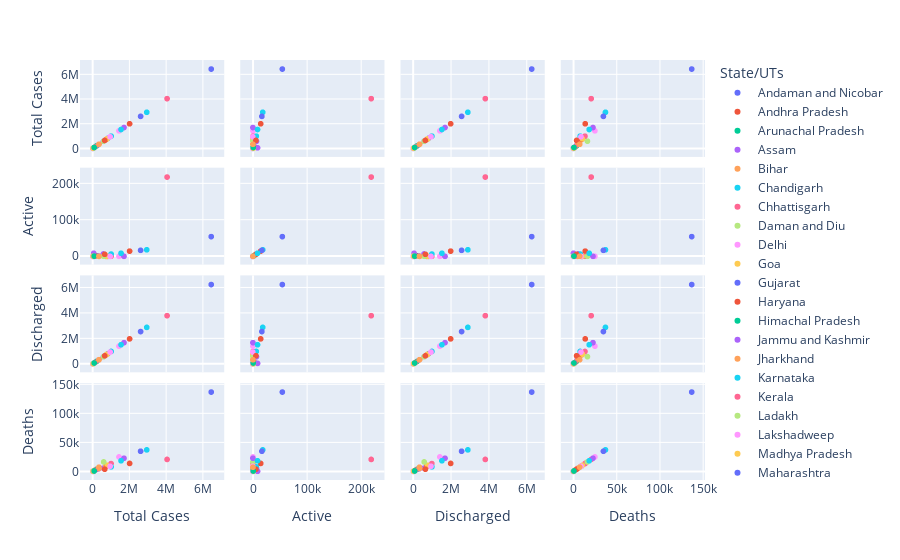

Notebook code for this chart:
### Code cell
fig = px.scatter_matrix(da, dimensions=["Total Cases", "Active", "Discharged", "Deaths"], color=da['State/UTs'])
fig.show()

### Figure 1 — Plotly figure (JSON) as saved in the notebook; plotly's stock layout.template omitted (floating-point values rounded to 4 significant figures)
{"data": [{"dimensions": [{"axis": {"matches": true}, "label": "Total Cases", "values": [7566]}, {"axis": {"matches": true}, "label": "Active", "values": [6]}, {"axis": {"matches": true}, "label": "Discharged", "values": [7431]}, {"axis": {"matches": true}, "label": "Deaths", "values": [129]}], "hovertemplate": "State/UTs=Andaman and Nicobar<br>%{xaxis.title.text}=%{x}<br>%{yaxis.title.text}=%{y}<extra></extra>", "legendgroup": "Andaman and Nicobar", "marker": {"color": "#636efa", "symbol": "circle"}, "name": "Andaman and Nicobar", "showlegend": true, "type": "splom"}, {"dimensions": [{"axis": {"matches": true}, "label": "Total Cases", "values": [2014116]}, {"axis": {"matches": true}, "label": "Active", "values": [14693]}, {"axis": {"matches": true}, "label": "Discharged", "values": [1985566]}, {"axis": {"matches": true}, "label": "Deaths", "values": [13857]}], "hovertemplate": "State/UTs=Andhra Pradesh<br>%{xaxis.title.text}=%{x}<br>%{yaxis.title.text}=%{y}<extra></extra>", "legendgroup": "Andhra Pradesh", "marker": {"color": "#EF553B", "symbol": "circle"}, "name": "Andhra Pradesh", "showlegend": true, "type": "splom"}, {"dimensions": [{"axis": {"matches": true}, "label": "Total Cases", "values": [53031]}, {"axis": {"matches": true}, "label": "Active", "values": [863]}, {"axis": {"matches": true}, "label": "Discharged", "values": [51908]}, {"axis": {"matches": true}, "label": "Deaths", "values": [260]}], "hovertemplate": "State/UTs=Arunachal Pradesh<br>%{xaxis.title.text}=%{x}<br>%{yaxis.title.text}=%{y}<extra></extra>", "legendgroup": "Arunachal Pradesh", "marker": {"color": "#00cc96", "symbol": "circle"}, "name": "Arunachal Pradesh", "showlegend": true, "type": "splom"}, {"dimensions": [{"axis": {"matches": true}, "label": "Total Cases", "values": [589426]}, {"axis": {"matches": true}, "label": "Active", "values": [6901]}, {"axis": {"matches": true}, "label": "Discharged", "values": [576865]}, {"axis": {"matches": true}, "label": "Deaths", "values": [5660]}], "hovertemplate": "State/UTs=Assam<br>%{xaxis.title.text}=%{x}<br>%{yaxis.title.text}=%{y}<extra></extra>", "legendgroup": "Assam", "marker": {"color": "#ab63fa", "symbol": "circle"}, "name": "Assam", "showlegend": true, "type": "splom"}, {"dimensions": [{"axis": {"matches": true}, "label": "Total Cases", "values": [725708]}, {"axis": {"matches": true}, "label": "Active", "values": [100]}, {"axis": {"matches": true}, "label": "Discharged", "values": [715955]}, {"axis": {"matches": true}, "label": "Deaths", "values": [9653]}], "hovertemplate": "State/UTs=Bihar<br>%{xaxis.title.text}=%{x}<br>%{yaxis.title.text}=%{y}<extra></extra>", "legendgroup": "Bihar", "marker": {"color": "#FFA15A", "symbol": "circle"}, "name": "Bihar", "showlegend": true, "type": "splom"}, {"dimensions": [{"axis": {"matches": true}, "label": "Total Cases", "values": [65105]}, {"axis": {"matches": true}, "label": "Active", "values": [40]}, {"axis": {"matches": true}, "label": "Discharged", "values": [64252]}, {"axis": {"matches": true}, "label": "Deaths", "values": [813]}], "hovertemplate": "State/UTs=Chandigarh<br>%{xaxis.title.text}=%{x}<br>%{yaxis.title.text}=%{y}<extra></extra>", "legendgroup": "Chandigarh", "marker": {"color": "#19d3f3", "symbol": "circle"}, "name": "Chandigarh", "showlegend": true, "type": "splom"}, {"dimensions": [{"axis": {"matches": true}, "label": "Total Cases", "values": [1004451]}, {"axis": {"matches": true}, "label": "Active", "values": [412]}, {"axis": {"matches": true}, "label": "Discharged", "values": [990484]}, {"axis": {"matches": true}, "label": "Deaths", "values": [13555]}], "hovertemplate": "State/UTs=Chhattisgarh<br>%{xaxis.title.text}=%{x}<br>%{yaxis.title.text}=%{y}<extra></extra>", "legendgroup": "Chhattisgarh", "marker": {"color": "#FF6692", "symbol": "circle"}, "name": "Chhattisgarh", "showlegend": true, "type": "splom"}, {"dimensions": [{"axis": {"matches": true}, "label": "Total Cases", "values": [10663]}, {"axis": {"matches": true}, "label": "Active", "values": [4]}, {"axis": {"matches": true}, "label": "Discharged", "values": [10655]}, {"axis": {"matches": true}, "label": "Deaths", "values": [4]}], "hovertemplate": "State/UTs=Daman and Diu<br>%{xaxis.title.text}=%{x}<br>%{yaxis.title.text}=%{y}<extra></extra>", "legendgroup": "Daman and Diu", "marker": {"color": "#B6E880", "symbol": "circle"}, "name": "Daman and Diu", "showlegend": true, "type": "splom"}, {"dimensions": [{"axis": {"matches": true}, "label": "Total Cases", "values": [1437764]}, {"axis": {"matches": true}, "label": "Active", "values": [349]}, {"axis": {"matches": true}, "label": "Discharged", "values": [1412333]}, {"axis": {"matches": true}, "label": "Deaths", "values": [25082]}], "hovertemplate": "State/UTs=Delhi<br>%{xaxis.title.text}=%{x}<br>%{yaxis.title.text}=%{y}<extra></extra>", "legendgroup": "Delhi", "marker": {"color": "#FF97FF", "symbol": "circle"}, "name": "Delhi", "showlegend": true, "type": "splom"}, {"dimensions": [{"axis": {"matches": true}, "label": "Total Cases", "values": [173955]}, {"axis": {"matches": true}, "label": "Active", "values": [877]}, {"axis": {"matches": true}, "label": "Discharged", "values": [169877]}, {"axis": {"matches": true}, "label": "Deaths", "values": [3201]}], "hovertemplate": "State/UTs=Goa<br>%{xaxis.title.text}=%{x}<br>%{yaxis.title.text}=%{y}<extra></extra>", "legendgroup": "Goa", "marker": {"color": "#FECB52", "symbol": "circle"}, "name": "Goa", "showlegend": true, "type": "splom"}, {"dimensions": [{"axis": {"matches": true}, "label": "Total Cases", "values": [825422]}, {"axis": {"matches": true}, "label": "Active", "values": [150]}, {"axis": {"matches": true}, "label": "Discharged", "values": [815191]}, {"axis": {"matches": true}, "label": "Deaths", "values": [10081]}], "hovertemplate": "State/UTs=Gujarat<br>%{xaxis.title.text}=%{x}<br>%{yaxis.title.text}=%{y}<extra></extra>", "legendgroup": "Gujarat", "marker": {"color": "#636efa", "symbol": "circle"}, "name": "Gujarat", "showlegend": true, "type": "splom"}, {"dimensions": [{"axis": {"matches": true}, "label": "Total Cases", "values": [770486]}, {"axis": {"matches": true}, "label": "Active", "values": [634]}, {"axis": {"matches": true}, "label": "Discharged", "values": [760175]}, {"axis": {"matches": true}, "label": "Deaths", "values": [9677]}], "hovertemplate": "State/UTs=Haryana<br>%{xaxis.title.text}=%{x}<br>%{yaxis.title.text}=%{y}<extra></extra>", "legendgroup": "Haryana", "marker": {"color": "#EF553B", "symbol": "circle"}, "name": "Haryana", "showlegend": true, "type": "splom"}, {"dimensions": [{"axis": {"matches": true}, "label": "Total Cases", "values": [213548]}, {"axis": {"matches": true}, "label": "Active", "values": [1642]}, {"axis": {"matches": true}, "label": "Discharged", "values": [208308]}, {"axis": {"matches": true}, "label": "Deaths", "values": [3598]}], "hovertemplate": "State/UTs=Himachal Pradesh<br>%{xaxis.title.text}=%{x}<br>%{yaxis.title.text}=%{y}<extra></extra>", "legendgroup": "Himachal Pradesh", "marker": {"color": "#00cc96", "symbol": "circle"}, "name": "Himachal Pradesh", "showlegend": true, "type": "splom"}, {"dimensions": [{"axis": {"matches": true}, "label": "Total Cases", "values": [325419]}, {"axis": {"matches": true}, "label": "Active", "values": [1330]}, {"axis": {"matches": true}, "label": "Discharged", "values": [319681]}, {"axis": {"matches": true}, "label": "Deaths", "values": [4408]}], "hovertemplate": "State/UTs=Jammu and Kashmir<br>%{xaxis.title.text}=%{x}<br>%{yaxis.title.text}=%{y}<extra></extra>", "legendgroup": "Jammu and Kashmir", "marker": {"color": "#ab63fa", "symbol": "circle"}, "name": "Jammu and Kashmir", "showlegend": true, "type": "splom"}, {"dimensions": [{"axis": {"matches": true}, "label": "Total Cases", "values": [347867]}, {"axis": {"matches": true}, "label": "Active", "values": [130]}, {"axis": {"matches": true}, "label": "Discharged", "values": [342605]}, {"axis": {"matches": true}, "label": "Deaths", "values": [5132]}], "hovertemplate": "State/UTs=Jharkhand<br>%{xaxis.title.text}=%{x}<br>%{yaxis.title.text}=%{y}<extra></extra>", "legendgroup": "Jharkhand", "marker": {"color": "#FFA15A", "symbol": "circle"}, "name": "Jharkhand", "showlegend": true, "type": "splom"}, {"dimensions": [{"axis": {"matches": true}, "label": "Total Cases", "values": [2949445]}, {"axis": {"matches": true}, "label": "Active", "values": [18412]}, {"axis": {"matches": true}, "label": "Discharged", "values": [2893715]}, {"axis": {"matches": true}, "label": "Deaths", "values": [37318]}], "hovertemplate": "State/UTs=Karnataka<br>%{xaxis.title.text}=%{x}<br>%{yaxis.title.text}=%{y}<extra></extra>", "legendgroup": "Karnataka", "marker": {"color": "#19d3f3", "symbol": "circle"}, "name": "Karnataka", "showlegend": true, "type": "splom"}, {"dimensions": [{"axis": {"matches": true}, "label": "Total Cases", "values": [4057233]}, {"axis": {"matches": true}, "label": "Active", "values": [219441]}, {"axis": {"matches": true}, "label": "Discharged", "values": [3817004]}, {"axis": {"matches": true}, "label": "Deaths", "values": [20788]}], "hovertemplate": "State/UTs=Kerala<br>%{xaxis.title.text}=%{x}<br>%{yaxis.title.text}=%{y}<extra></extra>", "legendgroup": "Kerala", "marker": {"color": "#FF6692", "symbol": "circle"}, "name": "Kerala", "showlegend": true, "type": "splom"}, {"dimensions": [{"axis": {"matches": true}, "label": "Total Cases", "values": [20560]}, {"axis": {"matches": true}, "label": "Active", "values": [69]}, {"axis": {"matches": true}, "label": "Discharged", "values": [20284]}, {"axis": {"matches": true}, "label": "Deaths", "values": [207]}], "hovertemplate": "State/UTs=Ladakh<br>%{xaxis.title.text}=%{x}<br>%{yaxis.title.text}=%{y}<extra></extra>", "legendgroup": "Ladakh", "marker": {"color": "#B6E880", "symbol": "circle"}, "name": "Ladakh", "showlegend": true, "type": "splom"}, {"dimensions": [{"axis": {"matches": true}, "label": "Total Cases", "values": [10347]}, {"axis": {"matches": true}, "label": "Active", "values": [31]}, {"axis": {"matches": true}, "label": "Discharged", "values": [10265]}, {"axis": {"matches": true}, "label": "Deaths", "values": [51]}], "hovertemplate": "State/UTs=Lakshadweep<br>%{xaxis.title.text}=%{x}<br>%{yaxis.title.text}=%{y}<extra></extra>", "legendgroup": "Lakshadweep", "marker": {"color": "#FF97FF", "symbol": "circle"}, "name": "Lakshadweep", "showlegend": true, "type": "splom"}, {"dimensions": [{"axis": {"matches": true}, "label": "Total Cases", "values": [792175]}, {"axis": {"matches": true}, "label": "Active", "values": [79]}, {"axis": {"matches": true}, "label": "Discharged", "values": [781580]}, {"axis": {"matches": true}, "label": "Deaths", "values": [10516]}], "hovertemplate": "State/UTs=Madhya Pradesh<br>%{xaxis.title.text}=%{x}<br>%{yaxis.title.text}=%{y}<extra></extra>", "legendgroup": "Madhya Pradesh", "marker": {"color": "#FECB52", "symbol": "circle"}, "name": "Madhya Pradesh", "showlegend": true, "type": "splom"}, {"dimensions": [{"axis": {"matches": true}, "label": "Total Cases", "values": [6464876]}, {"axis": {"matches": true}, "label": "Active", "values": [54763]}, {"axis": {"matches": true}, "label": "Discharged", "values": [6272800]}, {"axis": {"matches": true}, "label": "Deaths", "values": [137313]}], "hovertemplate": "State/UTs=Maharashtra<br>%{xaxis.title.text}=%{x}<br>%{yaxis.title.text}=%{y}<extra></extra>", "legendgroup": "Maharashtra", "marker": {"color": "#636efa", "symbol": "circle"}, "name": "Maharashtra", "showlegend": true, "type": "splom"}, {"dimensions": [{"axis": {"matches": true}, "label": "Total Cases", "values": [113933]}, {"axis": {"matches": true}, "label": "Active", "values": [3397]}, {"axis": {"matches": true}, "label": "Discharged", "values": [108754]}, {"axis": {"matches": true}, "label": "Deaths", "values": [1782]}], "hovertemplate": "State/UTs=Manipur<br>%{xaxis.title.text}=%{x}<br>%{yaxis.title.text}=%{y}<extra></extra>", "legendgroup": "Manipur", "marker": {"color": "#EF553B", "symbol": "circle"}, "name": "Manipur", "showlegend": true, "type": "splom"}, {"dimensions": [{"axis": {"matches": true}, "label": "Total Cases", "values": [75836]}, {"axis": {"matches": true}, "label": "Active", "values": [2326]}, {"axis": {"matches": true}, "label": "Discharged", "values": [72199]}, {"axis": {"matches": true}, "label": "Deaths", "values": [1311]}], "hovertemplate": "State/UTs=Meghalaya<br>%{xaxis.title.text}=%{x}<br>%{yaxis.title.text}=%{y}<extra></extra>", "legendgroup": "Meghalaya", "marker": {"color": "#00cc96", "symbol": "circle"}, "name": "Meghalaya", "showlegend": true, "type": "splom"}, {"dimensions": [{"axis": {"matches": true}, "label": "Total Cases", "values": [59119]}, {"axis": {"matches": true}, "label": "Active", "values": [8885]}, {"axis": {"matches": true}, "label": "Discharged", "values": [50017]}, {"axis": {"matches": true}, "label": "Deaths", "values": [217]}], "hovertemplate": "State/UTs=Mizoram<br>%{xaxis.title.text}=%{x}<br>%{yaxis.title.text}=%{y}<extra></extra>", "legendgroup": "Mizoram", "marker": {"color": "#ab63fa", "symbol": "circle"}, "name": "Mizoram", "showlegend": true, "type": "splom"}, {"dimensions": [{"axis": {"matches": true}, "label": "Total Cases", "values": [30083]}, {"axis": {"matches": true}, "label": "Active", "values": [815]}, {"axis": {"matches": true}, "label": "Discharged", "values": [28648]}, {"axis": {"matches": true}, "label": "Deaths", "values": [620]}], "hovertemplate": "State/UTs=Nagaland<br>%{xaxis.title.text}=%{x}<br>%{yaxis.title.text}=%{y}<extra></extra>", "legendgroup": "Nagaland", "marker": {"color": "#FFA15A", "symbol": "circle"}, "name": "Nagaland", "showlegend": true, "type": "splom"}, {"dimensions": [{"axis": {"matches": true}, "label": "Total Cases", "values": [1007750]}, {"axis": {"matches": true}, "label": "Active", "values": [6546]}, {"axis": {"matches": true}, "label": "Discharged", "values": [993235]}, {"axis": {"matches": true}, "label": "Deaths", "values": [7969]}], "hovertemplate": "State/UTs=Odisha<br>%{xaxis.title.text}=%{x}<br>%{yaxis.title.text}=%{y}<extra></extra>", "legendgroup": "Odisha", "marker": {"color": "#19d3f3", "symbol": "circle"}, "name": "Odisha", "showlegend": true, "type": "splom"}, {"dimensions": [{"axis": {"matches": true}, "label": "Total Cases", "values": [123572]}, {"axis": {"matches": true}, "label": "Active", "values": [715]}, {"axis": {"matches": true}, "label": "Discharged", "values": [121045]}, {"axis": {"matches": true}, "label": "Deaths", "values": [1812]}], "hovertemplate": "State/UTs=Puducherry<br>%{xaxis.title.text}=%{x}<br>%{yaxis.title.text}=%{y}<extra></extra>", "legendgroup": "Puducherry", "marker": {"color": "#FF6692", "symbol": "circle"}, "name": "Puducherry", "showlegend": true, "type": "splom"}, {"dimensions": [{"axis": {"matches": true}, "label": "Total Cases", "values": [600614]}, {"axis": {"matches": true}, "label": "Active", "values": [324]}, {"axis": {"matches": true}, "label": "Discharged", "values": [583859]}, {"axis": {"matches": true}, "label": "Deaths", "values": [16431]}], "hovertemplate": "State/UTs=Punjab<br>%{xaxis.title.text}=%{x}<br>%{yaxis.title.text}=%{y}<extra></extra>", "legendgroup": "Punjab", "marker": {"color": "#B6E880", "symbol": "circle"}, "name": "Punjab", "showlegend": true, "type": "splom"}, {"dimensions": [{"axis": {"matches": true}, "label": "Total Cases", "values": [954095]}, {"axis": {"matches": true}, "label": "Active", "values": [97]}, {"axis": {"matches": true}, "label": "Discharged", "values": [945044]}, {"axis": {"matches": true}, "label": "Deaths", "values": [8954]}], "hovertemplate": "State/UTs=Rajasthan<br>%{xaxis.title.text}=%{x}<br>%{yaxis.title.text}=%{y}<extra></extra>", "legendgroup": "Rajasthan", "marker": {"color": "#FF97FF", "symbol": "circle"}, "name": "Rajasthan", "showlegend": true, "type": "splom"}, {"dimensions": [{"axis": {"matches": true}, "label": "Total Cases", "values": [29878]}, {"axis": {"matches": true}, "label": "Active", "values": [1094]}, {"axis": {"matches": true}, "label": "Discharged", "values": [28414]}, {"axis": {"matches": true}, "label": "Deaths", "values": [370]}], "hovertemplate": "State/UTs=Sikkim<br>%{xaxis.title.text}=%{x}<br>%{yaxis.title.text}=%{y}<extra></extra>", "legendgroup": "Sikkim", "marker": {"color": "#FECB52", "symbol": "circle"}, "name": "Sikkim", "showlegend": true, "type": "splom"}, {"dimensions": [{"axis": {"matches": true}, "label": "Total Cases", "values": [2614872]}, {"axis": {"matches": true}, "label": "Active", "values": [16850]}, {"axis": {"matches": true}, "label": "Discharged", "values": [2563101]}, {"axis": {"matches": true}, "label": "Deaths", "values": [34921]}], "hovertemplate": "State/UTs=Tamil Nadu<br>%{xaxis.title.text}=%{x}<br>%{yaxis.title.text}=%{y}<extra></extra>", "legendgroup": "Tamil Nadu", "marker": {"color": "#636efa", "symbol": "circle"}, "name": "Tamil Nadu", "showlegend": true, "type": "splom"}, {"dimensions": [{"axis": {"matches": true}, "label": "Total Cases", "values": [658054]}, {"axis": {"matches": true}, "label": "Active", "values": [5864]}, {"axis": {"matches": true}, "label": "Discharged", "values": [648317]}, {"axis": {"matches": true}, "label": "Deaths", "values": [3873]}], "hovertemplate": "State/UTs=Telengana<br>%{xaxis.title.text}=%{x}<br>%{yaxis.title.text}=%{y}<extra></extra>", "legendgroup": "Telengana", "marker": {"color": "#EF553B", "symbol": "circle"}, "name": "Telengana", "showlegend": true, "type": "splom"}, {"dimensions": [{"axis": {"matches": true}, "label": "Total Cases", "values": [82961]}, {"axis": {"matches": true}, "label": "Active", "values": [917]}, {"axis": {"matches": true}, "label": "Discharged", "values": [81244]}, {"axis": {"matches": true}, "label": "Deaths", "values": [800]}], "hovertemplate": "State/UTs=Tripura<br>%{xaxis.title.text}=%{x}<br>%{yaxis.title.text}=%{y}<extra></extra>", "legendgroup": "Tripura", "marker": {"color": "#00cc96", "symbol": "circle"}, "name": "Tripura", "showlegend": true, "type": "splom"}, {"dimensions": [{"axis": {"matches": true}, "label": "Total Cases", "values": [1709335]}, {"axis": {"matches": true}, "label": "Active", "values": [256]}, {"axis": {"matches": true}, "label": "Discharged", "values": [1686256]}, {"axis": {"matches": true}, "label": "Deaths", "values": [22823]}], "hovertemplate": "State/UTs=Uttar Pradesh<br>%{xaxis.title.text}=%{x}<br>%{yaxis.title.text}=%{y}<extra></extra>", "legendgroup": "Uttar Pradesh", "marker": {"color": "#ab63fa", "symbol": "circle"}, "name": "Uttar Pradesh", "showlegend": true, "type": "splom"}, {"dimensions": [{"axis": {"matches": true}, "label": "Total Cases", "values": [342976]}, {"axis": {"matches": true}, "label": "Active", "values": [354]}, {"axis": {"matches": true}, "label": "Discharged", "values": [335235]}, {"axis": {"matches": true}, "label": "Deaths", "values": [7387]}], "hovertemplate": "State/UTs=Uttarakhand<br>%{xaxis.title.text}=%{x}<br>%{yaxis.title.text}=%{y}<extra></extra>", "legendgroup": "Uttarakhand", "marker": {"color": "#FFA15A", "symbol": "circle"}, "name": "Uttarakhand", "showlegend": true, "type": "splom"}, {"dimensions": [{"axis": {"matches": true}, "label": "Total Cases", "values": [1548604]}, {"axis": {"matches": true}, "label": "Active", "values": [8815]}, {"axis": {"matches": true}, "label": "Discharged", "values": [1521342]}, {"axis": {"matches": true}, "label": "Deaths", "values": [18447]}], "hovertemplate": "State/UTs=West Bengal<br>%{xaxis.title.text}=%{x}<br>%{yaxis.title.text}=%{y}<extra></extra>", "legendgroup": "West Bengal", "marker": {"color": "#19d3f3", "symbol": "circle"}, "name": "West Bengal", "showlegend": true, "type": "splom"}], "layout": {"dragmode": "select", "legend": {"title": {"text": "State/UTs"}, "tracegroupgap": 0}, "margin": {"t": 60}}}
